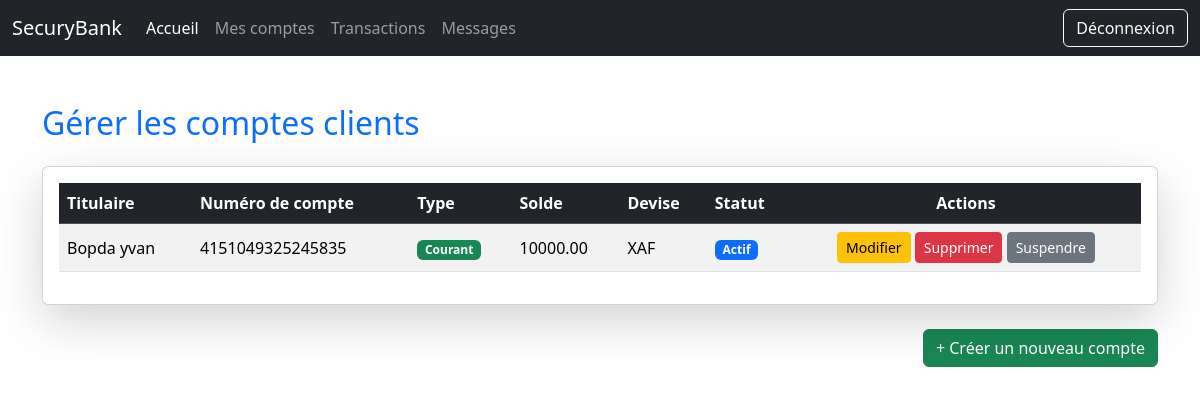
The page /comptes/ on the database as committed earlier.
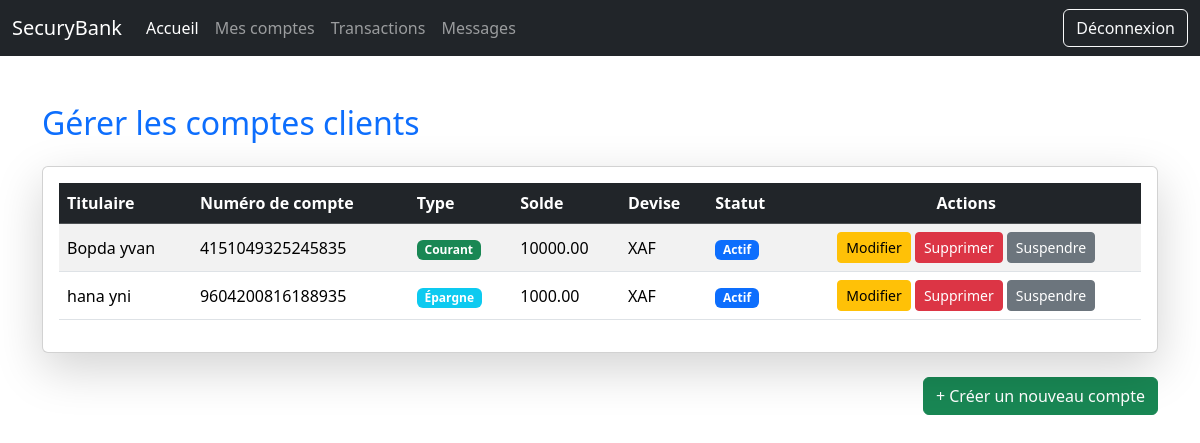
The same page on the database as committed later.
### banka/models.py (models this page shows, shortened)
class Compte(models.Model):
    TYPE_CHOICES = [ ("courant", "Courant"), ("epargne", "Épargne"), ]
    STATUS_CHOICES = [ ("actif", "Actif"), ("inactif", "Inactif"), ]
    numero_compte = models.CharField(max_length=20, unique=True)
    solde = models.DecimalField(max_digits=15, decimal_places=2)
    proprietaire = models.ForeignKey(settings.AUTH_USER_MODEL,on_delete=models.CASCADE,related_name='comptes')
    status = models.CharField(max_length=50, choices=STATUS_CHOICES, default="actif")
    type = models.CharField(max_length=50, choices=TYPE_CHOICES)
    currency = models.CharField(max_length=10)
    date_creation = models.DateTimeField(auto_now_add=True)
    date_modification = models.DateTimeField(auto_now=True)
    class Meta:
        ordering = ['date_creation']

class User(AbstractBaseUser, PermissionsMixin):
    nom = models.CharField(max_length=100)
    prenom = models.CharField(max_length=100, null=True, blank=True)
    age = age = models.IntegerField(null=True, blank=True)
    email = models.EmailField(unique=True)
    telephone = models.CharField(max_length=15, unique=True, null=True, blank=True)
    adresse = models.CharField(max_length=255, null=True, blank=True)
    pays = models.CharField(max_length=100, null=True, blank=True)
    ville = models.CharField(max_length=100, null=True, blank=True)
    role = models.ForeignKey('Role', on_delete=models.CASCADE)
    permission = models.ManyToManyField('Permission', through='RolePermission')
    agence = models.ForeignKey('Agence', on_delete=models.CASCADE, null=True, blank=True)
    is_active = models.BooleanField(default=True)
    is_staff = models.BooleanField(default=False)
    is_superuser = models.BooleanField(default=False)
    date_creation = models.DateTimeField(auto_now_add=True)
    date_modification = models.DateTimeField(auto_now=True)
    objects = ClientsManager()
    USERNAME_FIELD = 'email'
    REQUIRED_FIELDS = ['nom']
    class Meta:
        ordering = ['date_creation']

### banka/views.py (the view)
# urls.py: path("comptes/", views.gerer_comptes, name="gerer_comptes"),
def gerer_comptes(request):
    comptes = Compte.objects.all()
    return render(request, "banka/gerer_comptes.html", {"comptes": comptes})

### banka/templates/banka/gerer_comptes.html (shortened to what this page needs)
{% extends 'banka/base.html' %}
{% block content %}
<div class="container mt-5">
    <h2 class="mb-4 text-primary">Gérer les comptes clients</h2>
    <div class="card shadow-lg">
        <div class="card-body">
            <table class="table table-striped table-hover align-middle">
                <thead class="table-dark">
                    <tr>
                        <th scope="col">Titulaire</th>
                        <th scope="col">Numéro de compte</th>
                        <th scope="col">Type</th>
                        <th scope="col">Solde</th>
                        <th scope="col">Devise</th>
                        <th scope="col">Statut</th>
                        <th scope="col" class="text-center">Actions</th>
                    </tr>
                </thead>
                <tbody>
                    {% for compte in comptes %}
                    <tr>
                        <td>{{ compte.proprietaire.nom }} {{ compte.proprietaire.prenom }}</td>
                        <td>{{ compte.numero_compte }}</td>
                        <td>
                            {% if compte.type == "courant" %}
                                <span class="badge bg-success">Courant</span>
                            {% else %}
                                <span class="badge bg-info">Épargne</span>
                            {% endif %}
                        </td>
                        <td>{{ compte.solde }}</td>
                        <td>{{ compte.currency }}</td>
                        <td>
                            {% if compte.status == "actif" %}
                                <span class="badge bg-primary">Actif</span>
                            {% else %}
                                <span class="badge bg-secondary">Inactif</span>
                            {% endif %}
                        </td>
                        <td class="text-center">
                            <a href="{% url 'admin_modifier_compte' compte.id %}" class="btn btn-sm btn-warning"> Modifier</a>
                            <a href="{% url 'admin_supprimer_compte' compte.id %}" class="btn btn-sm btn-danger"> Supprimer</a>
                           <a href="{% url 'admin_suspendre_compte' compte.id %}"
                             class="btn btn-sm {% if compte.status == 'actif' %}btn-secondary{% else %}btn-primary{% endif %}">
                             {% if compte.status == 'actif' %}
                              Suspendre
                             {% else %}
                             <i class="fas fa-play-circle"></i> Réactiver
                             {% endif %}
                            </a>
                        </td>
                    </tr>
                    {% empty %}
                    <tr>
                        <td colspan="7" class="text-center text-muted">Aucun compte trouvé.</td>
                    </tr>
                    {% endfor %}
                </tbody>
            </table>
        </div>
    </div>
    <div class="mt-4 text-end">
        <a href="{% url 'creer_compte' %}" class="btn btn-success">+ Créer un nouveau compte</a>
    </div>
</div>
{% endblock %}

Rows that differ between the two databases and show on the page:
added Compte: proprietaire.nom "hana", proprietaire.prenom "yni", numero_compte "9604200816188935", type "Épargne", solde "1000.00", currency "XAF", status "Actif"
